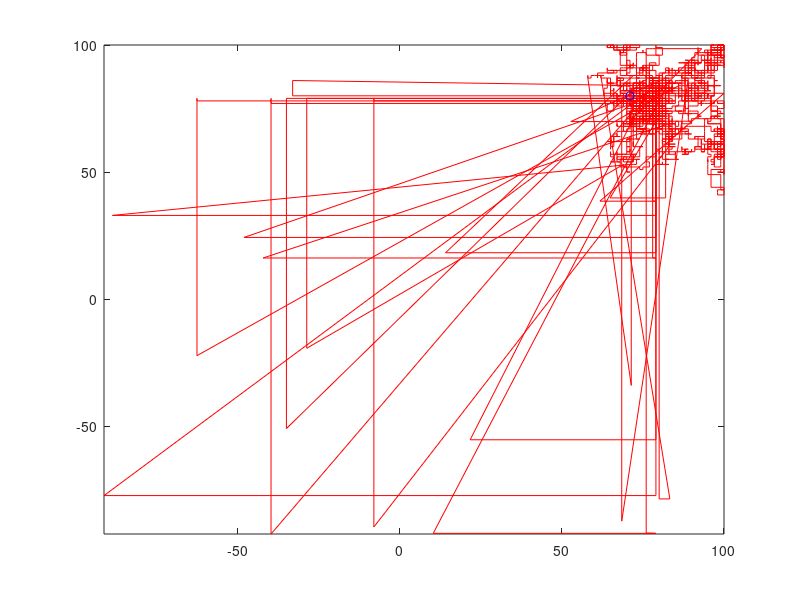
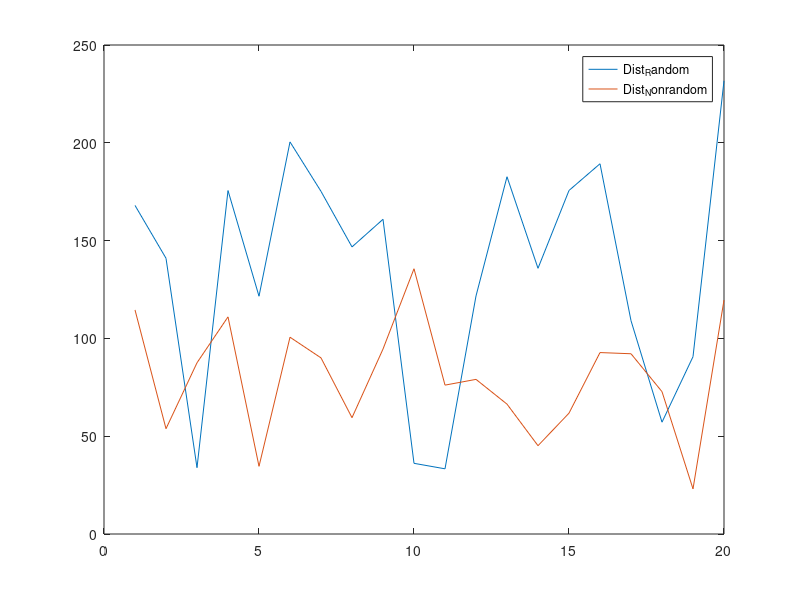

Reproduce these figures in MATLAB, in order.
% fill array with empty values for program runtime
X = zeros (12000, 1);
Y = zeros (12000, 1);

% set position of hospital (where ambulance will return to)
hospitalPositionX = 80;
hospitalPositionY = 80;

Dist = zeros();
Dist2 = zeros();
X(1, 1) = [hospitalPositionX]; % array of x values
Y(1, 1) = [hospitalPositionY]; % array of y values
Xvalue = hospitalPositionX; % current x value (starting position)
Yvalue = hospitalPositionY; % current y value (")
clock = 0;
N = 1;
Scale = 100; % size of populated area
Prob = 0.1; % probability of an incoming call every hour

for T = 2 : length(X);
 
    R = rand;
    RN = round (5 * R);
 
    if RN == 1;
        if Xvalue > Scale
            X(T, 1) = X(T - 1, 1);
        else
            Xvalue = Xvalue + 1;
            X(T, 1) = Xvalue;
        end
    else X(T, 1) = X(T - 1, 1);
    end
 
    if RN == 2;
        if Xvalue < - Scale
            X(T, 1) = X(T - 1, 1);
        else
            Xvalue = Xvalue - 1;
            X(T, 1) = Xvalue;
        end
    else X(T, 1) = X(T - 1, 1);
    end
    if RN == 3;
        if Yvalue > Scale
            Y(T, 1) = Y(T - 1, 1);
        else
            Yvalue = Yvalue + 1;
            Y(T, 1) = Yvalue;
        end
    else Y(T, 1) = Y(T - 1, 1);
    end
    if RN == 4;
        if Yvalue < - Scale
            Y(T, 1) = Y(T - 1, 1);
        else
            Yvalue = Yvalue - 1;
            Y(T, 1) = Yvalue;
        end
    else Y(T, 1) = Y(T - 1, 1);
    end
    clock = clock + 1;
    if clock == 61;
        r = binornd(1, Prob)
        if r > R;
            position (1, 1) = (rand - .5) * 2 * Scale;
            position (1, 2) = (rand - .5) * 2 * Scale;
            X(T, 1) = position (1, 1);
            Y(T, 1) = position (1, 2);
            Dist_Random(N, 1) = sqrt((position(1, 1) - X(T - 1, 1)) .^ 2 + (position(1, 2) - Y(T - 1, 1)) .^ 2);
            Dist_Nonrandom(N, 1) = sqrt((position(1, 1) - 0) .^ 2 + (position(1, 2) - 0) .^ 2);
            N = N + 1;
            T = T + 1;
            X(T, 1) = 0;
            Y(T, 1) = 0;
            T = T + 1
         
            % return to hospital
            Xvalue = hospitalPositionX;
            Yvalue = hospitalPositionY;
         
        end
        clock = 0;
    end
 
end

X;
Y;
comet (X, Y);
position = zeros (1, 2);
figure;
plot(Dist_Random(:, 1));
hold on;
plot(Dist_Nonrandom(:, 1));
legend('Dist_Random', 'Dist_Nonrandom');

mean(Dist_Random)
mean(Dist_Nonrandom)